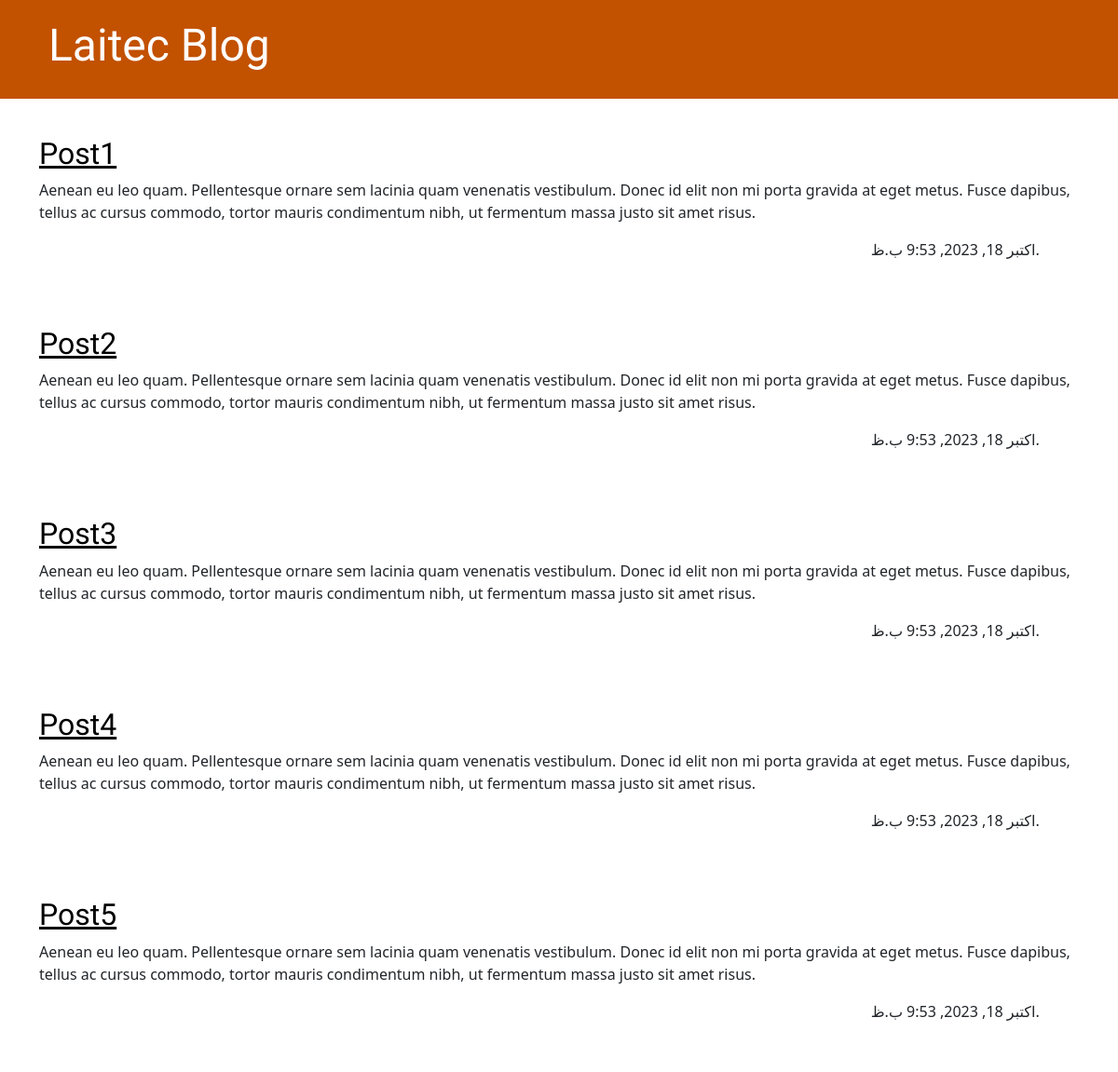
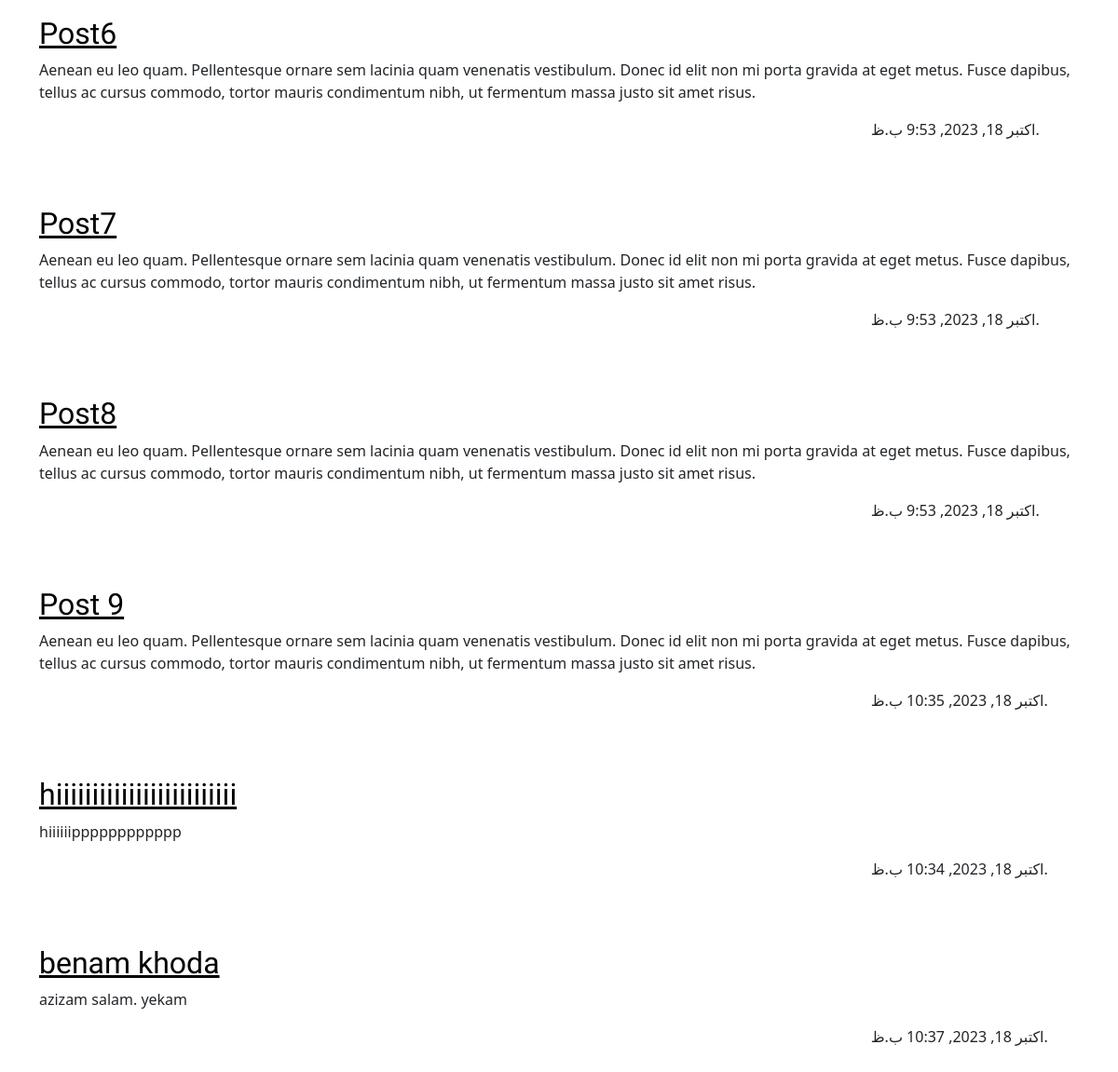
The page / on the database its author committed (2 pictures, top to bottom).
### blog/models.py (models this page shows, shortened)
class Post(models.Model):
    author = models.ForeignKey(settings.AUTH_USER_MODEL, on_delete=models.CASCADE)
    title = models.CharField(max_length=200)
    text = models.TextField()
    created_date = models.DateTimeField(default=timezone.now)
    published_date = models.DateTimeField(blank=True, null=True)

### blog/views.py (the view)
# urls.py: path('', views.post_list, name='post_list'),
def post_list(request):
    posts = Post.objects.all()
    return render(request, 'post_list.html', {'posts': posts})

### blog/templates/post_list.html
{% extends 'base.html' %}
{% block content %}
            {% for post in posts %}
                <article class="post">
                    <h2><a href="{% url 'post_detail' pk=post.pk %}">{{ post.title }}</a></h2>
                    <p>{{ post.text|linebreaksbr }}</p>
                    <time style="margin-left: 80%">{{ post.published_date }}</time>
                </article>
            {% endfor %}
{% endblock %}

### blog/templates/base.html (shortened to what this page needs)
{% load static %}
<!DOCTYPE html>
<html>
    <head>
        <link rel="stylesheet" href="https://cdn.jsdelivr.net/npm/bootstrap@5.1.3/dist/css/bootstrap.min.css">
        <link rel="stylesheet" href="{% static 'css/blog.css' %}">
    </head>
<body>
    <header class="page-header">
      <div class="container">
          <h1><a href="/">Laitec Blog</a></h1>
      </div>
    </header>
    <main class="container">
        <div class="row">
            <div class="col">
            {% block content %}
            {% endblock %}
            </div>
        </div>
    </main>
</body>

### blog/static/css/blog.css (style rules this page uses)
.page-header { background-color: #C25100; margin-top: 0; margin-bottom: 40px; padding: 20px 20px 20px 40px; }
.page-header h1, .page-header h1 a, .page-header h1 a:visited, .page-header h1 a:active { color: #ffffff; font-size: 36pt; text-decoration: none; }
h1, h2, h3, h4 { font-family: 'Lobster', cursive; }
.post { margin-bottom: 70px; }
.post h2 a, .post h2 a:visited { color: #000000; }

### rows shown on the page
Post: title "Post1", text "Aenean eu leo quam. Pellentesque ornare sem lacinia quam venenatis vestibulum. Donec id elit non mi porta gravida at eget metus. Fusce dapibus, tellus ac cursus commodo, tortor mauris condimentum nibh, ut fermentum massa justo sit amet risus.", published_date "اکتبر 18, 2023, 9:53 ب.ظ."
Post: title "Post2", text "Aenean eu leo quam. Pellentesque ornare sem lacinia quam venenatis vestibulum. Donec id elit non mi porta gravida at eget metus. Fusce dapibus, tellus ac cursus commodo, tortor mauris condimentum nibh, ut fermentum massa justo sit amet risus.", published_date "اکتبر 18, 2023, 9:53 ب.ظ."
Post: title "Post3", text "Aenean eu leo quam. Pellentesque ornare sem lacinia quam venenatis vestibulum. Donec id elit non mi porta gravida at eget metus. Fusce dapibus, tellus ac cursus commodo, tortor mauris condimentum nibh, ut fermentum massa justo sit amet risus.", published_date "اکتبر 18, 2023, 9:53 ب.ظ."
Post: title "Post4", text "Aenean eu leo quam. Pellentesque ornare sem lacinia quam venenatis vestibulum. Donec id elit non mi porta gravida at eget metus. Fusce dapibus, tellus ac cursus commodo, tortor mauris condimentum nibh, ut fermentum massa justo sit amet risus.", published_date "اکتبر 18, 2023, 9:53 ب.ظ."
Post: title "Post5", text "Aenean eu leo quam. Pellentesque ornare sem lacinia quam venenatis vestibulum. Donec id elit non mi porta gravida at eget metus. Fusce dapibus, tellus ac cursus commodo, tortor mauris condimentum nibh, ut fermentum massa justo sit amet risus.", published_date "اکتبر 18, 2023, 9:53 ب.ظ."
Post: title "Post6", text "Aenean eu leo quam. Pellentesque ornare sem lacinia quam venenatis vestibulum. Donec id elit non mi porta gravida at eget metus. Fusce dapibus, tellus ac cursus commodo, tortor mauris condimentum nibh, ut fermentum massa justo sit amet risus.", published_date "اکتبر 18, 2023, 9:53 ب.ظ."
Post: title "Post7", text "Aenean eu leo quam. Pellentesque ornare sem lacinia quam venenatis vestibulum. Donec id elit non mi porta gravida at eget metus. Fusce dapibus, tellus ac cursus commodo, tortor mauris condimentum nibh, ut fermentum massa justo sit amet risus.", published_date "اکتبر 18, 2023, 9:53 ب.ظ."
Post: title "Post8", text "Aenean eu leo quam. Pellentesque ornare sem lacinia quam venenatis vestibulum. Donec id elit non mi porta gravida at eget metus. Fusce dapibus, tellus ac cursus commodo, tortor mauris condimentum nibh, ut fermentum massa justo sit amet risus.", published_date "اکتبر 18, 2023, 9:53 ب.ظ."
Post: title "Post 9", text "Aenean eu leo quam. Pellentesque ornare sem lacinia quam venenatis vestibulum. Donec id elit non mi porta gravida at eget metus. Fusce dapibus, tellus ac cursus commodo, tortor mauris condimentum nibh, ut fermentum massa justo sit amet risus.", published_date "اکتبر 18, 2023, 10:35 ب.ظ."
Post: title "hiiiiiiiiiiiiiiiiiiiiiiiii", text "hiiiiiipppppppppppp", published_date "اکتبر 18, 2023, 10:34 ب.ظ."
Post: title "benam khoda", text "azizam salam. yekam", published_date "اکتبر 18, 2023, 10:37 ب.ظ."
